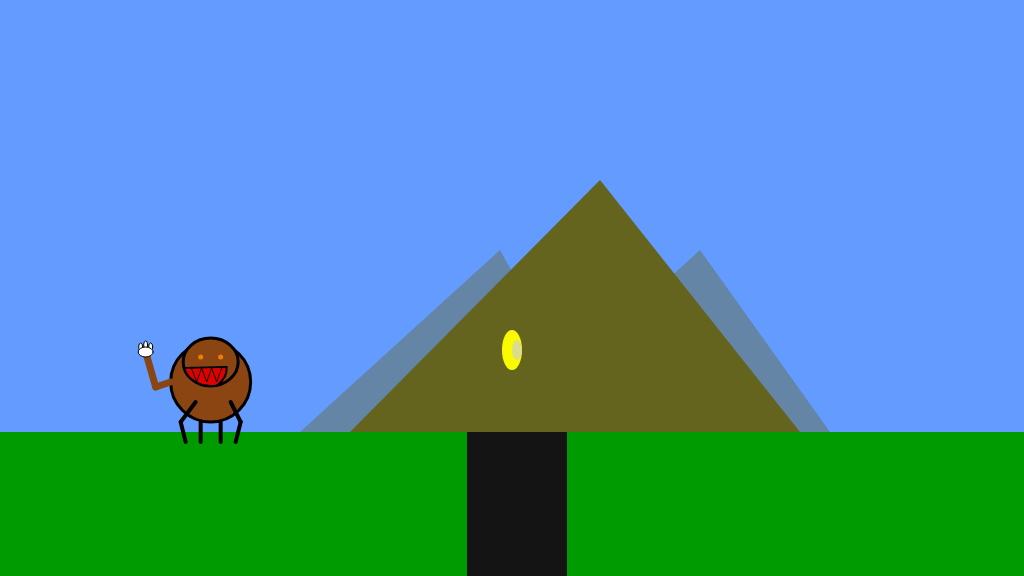
Frame 1 (no input)
Frame 60 (no input): identical to frame 1, image omitted
Frame 120 (the mouse pressed at the canvas centre since frame 60): identical to frame 1, image omitted

The p5.js sketch that drew this single still picture (run headless with seeded random() and noise() and a simulated clock; from frame 60 on, the mouse is pressed at the canvas centre):

// p5.js sketch
// ── sketch.js
/*
Author: Joshua Song
The Game Project
Week 3
Game interaction
*/

//Background
var floorPos_y;
var mountain;
var canyon;
//Collectable
var collectable;
//Character
var gameChar_x;
var gameChar_y;
var isLeft = false;
var isRight = false;
var isFalling = false;
var isPlummeting = false;
var isJumping = false;
var jumpHeight = 100;
var isFrozen = false;



function setup() {
	createCanvas(1024, 576);
	floorPos_y = height * 3 / 4;
	gameChar_x = width / 6;
	gameChar_y = floorPos_y;

	mountain = {
		x_pos: 500,
		y_pos: 250,
	}

	canyon = {
		x_pos: width / 2 - 45,
		y_pos: 432,
		width: 100
	}

	collectable = {
		x_pos: width / 2,
		y_pos: 350,
		size: 50,
		isFound: false
	}


}

function draw() {

	///////////DRAWING CODE//////////

	background(100, 155, 255); //fill the sky blue


	noStroke();
	fill(0, 155, 0);
	rect(0, floorPos_y, width, height - floorPos_y); //draw some green ground

	// a mountain in the distance
	noStroke();
	fill(100, 100, 30, 100);
	triangle(
		mountain.x_pos - 200, mountain.y_pos + 182,
		mountain.x_pos, mountain.y_pos,
		mountain.x_pos + 100, mountain.y_pos + 182);
	fill(100, 100, 30, 100);
	triangle(
		mountain.x_pos, mountain.y_pos + 182,
		mountain.x_pos + 200, mountain.y_pos,
		mountain.x_pos + 330, mountain.y_pos + 182);
	fill(100, 100, 30);
	triangle(
		mountain.x_pos - 150, mountain.y_pos + 182,
		mountain.x_pos + 100, mountain.y_pos - 70,
		mountain.x_pos + 300, mountain.y_pos + 182);


	//draw the canyon
	fill(20);
	rect(canyon.x_pos, canyon.y_pos, canyon.width, width - floorPos_y);

	//draw collectable item 
	if (dist(gameChar_x + 40, gameChar_y - 50, collectable.x_pos, collectable.y_pos) < 45) {
		collectable.isFound = true;
	}
	
	//Collectable coin
	if (!collectable.isFound) {
		noStroke();
		fill(250, 250, 0);
		ellipse(collectable.x_pos, collectable.y_pos, 20, 40);
		fill(220, 220, 140);
		ellipse(collectable.x_pos + 5, collectable.y_pos, 10, 20);
	}

	//the game character
	if (isLeft && isFalling) {
		// add your jumping-left code
		// body
		fill(139, 69, 19); // brown
		stroke(0);
		strokeWeight(3);
		ellipse(gameChar_x + 40, gameChar_y - 50, 80, 80); //body

		//arms and legs
		strokeWeight(4);
		line(gameChar_x + 50, gameChar_y - 40, gameChar_x + 60, gameChar_y);//left arm
		line(gameChar_x + 80, gameChar_y - 40, gameChar_x + 90, gameChar_y);//right arm
		line(gameChar_x + 24, gameChar_y - 40, gameChar_x + 32, gameChar_y);//right leg
		line(gameChar_x + 60, gameChar_y - 19, gameChar_x + 65, gameChar_y);//left leg  


		// face
		strokeWeight(3);
		ellipse(gameChar_x + 30, gameChar_y - 70, 55, 48); //head
		fill(225, 0, 0);
		strokeWeight(2);
		arc(gameChar_x + 6, gameChar_y - 63, 80, 50, radians(-2), radians(27))// mouth
		arc(gameChar_x + 30, gameChar_y - 70, 55, 48, radians(75), radians(167))// mouth
		noStroke();
		fill(139, 69, 19);
		triangle(gameChar_x + 30, gameChar_y - 71,
			gameChar_x + 4, gameChar_y - 64,
			gameChar_x + 33, gameChar_y - 64)
		stroke(0);
		strokeWeight(2);
		line(gameChar_x + 4, gameChar_y - 64,
			gameChar_x + 46, gameChar_y - 65);
		//teeth
		strokeWeight(1);
		fill(225, 0, 0);
		beginShape();
		vertex(gameChar_x + 11, gameChar_y - 63);
		vertex(gameChar_x + 16, gameChar_y - 50);
		vertex(gameChar_x + 21, gameChar_y - 64);
		vertex(gameChar_x + 26, gameChar_y - 50);
		vertex(gameChar_x + 31, gameChar_y - 64);
		vertex(gameChar_x + 36, gameChar_y - 50);
		vertex(gameChar_x + 41, gameChar_y - 64);
		endShape();
		//eyes
		stroke(240, 125, 0);
		strokeWeight(5);
		point(gameChar_x + 40, gameChar_y - 75);
		point(gameChar_x + 20, gameChar_y - 75);

		//tail magic hand
		noFill();
		stroke(139, 69, 19);
		strokeWeight(7);
		line(gameChar_x + 90, gameChar_y - 60,
			gameChar_x + 105, gameChar_y - 20);

		fill(255);
		stroke(0);
		strokeWeight(1);
		ellipse(gameChar_x + 105, gameChar_y - 13, 4, 8);
		ellipse(gameChar_x + 110, gameChar_y - 15, 4, 8);
		ellipse(gameChar_x + 100, gameChar_y - 15, 4, 8);
		ellipse(gameChar_x + 105, gameChar_y - 20, 15, 10);

	}
	else if (isRight && isFalling) {
		// add your jumping-right code
		fill(139, 69, 19); // brown
		stroke(0);
		strokeWeight(3);
		ellipse(gameChar_x + 50, gameChar_y - 60, 80, 80); //body

		//arms and legs
		strokeWeight(4);
		line(gameChar_x + 40, gameChar_y - 40, gameChar_x + 30, gameChar_y);//left arm
		line(gameChar_x + 70, gameChar_y - 40, gameChar_x + 60, gameChar_y);//right arm
		line(gameChar_x + 14, gameChar_y - 40, gameChar_x + 2, gameChar_y);//right leg
		line(gameChar_x + 50, gameChar_y - 19, gameChar_x + 45, gameChar_y);//left leg  


		// face
		strokeWeight(3);
		ellipse(gameChar_x + 65, gameChar_y - 70, 55, 48); //head
		fill(225, 0, 0);
		strokeWeight(2);
		arc(gameChar_x + 41, gameChar_y - 63, 80, 50, radians(-2), radians(27))// mouth
		arc(gameChar_x + 65, gameChar_y - 70, 55, 48, radians(75), radians(167))// mouth
		noStroke();
		fill(139, 69, 19);
		triangle(gameChar_x + 65, gameChar_y - 71,
			gameChar_x + 39, gameChar_y - 64,
			gameChar_x + 68, gameChar_y - 64)
		stroke(0);
		strokeWeight(2);
		line(gameChar_x + 39, gameChar_y - 64,
			gameChar_x + 81, gameChar_y - 65);
		//teeth
		strokeWeight(1);
		fill(225, 0, 0);
		beginShape();
		vertex(gameChar_x + 46, gameChar_y - 63);
		vertex(gameChar_x + 51, gameChar_y - 50);
		vertex(gameChar_x + 56, gameChar_y - 64);
		vertex(gameChar_x + 61, gameChar_y - 50);
		vertex(gameChar_x + 66, gameChar_y - 64);
		vertex(gameChar_x + 71, gameChar_y - 50);
		vertex(gameChar_x + 76, gameChar_y - 64);
		endShape();
		//eyes
		stroke(240, 125, 0);
		strokeWeight(5);
		point(gameChar_x + 75, gameChar_y - 75);
		point(gameChar_x + 55, gameChar_y - 75);

		//tail magic hand
		noFill();
		stroke(139, 69, 19);
		strokeWeight(7);
		line(gameChar_x + 10, gameChar_y - 60,
			gameChar_x - 5, gameChar_y - 20);

		fill(255);
		stroke(0);
		strokeWeight(1);
		ellipse(gameChar_x - 5, gameChar_y - 13, 4, 8);
		ellipse(gameChar_x, gameChar_y - 15, 4, 8);
		ellipse(gameChar_x - 10, gameChar_y - 15, 4, 8);
		ellipse(gameChar_x - 5, gameChar_y - 20, 15, 10);


	}
	else if (isLeft) {
		// add your walking left code
		fill(139, 69, 19); // brown
		stroke(0);
		strokeWeight(3);
		ellipse(gameChar_x + 40, gameChar_y - 50, 80, 80); //body

		//arms and legs
		strokeWeight(4);
		line(gameChar_x + 20, gameChar_y - 30, gameChar_x + 10, gameChar_y - 10);//right arm
		line(gameChar_x + 10, gameChar_y - 10, gameChar_x + 15, gameChar_y + 10);//right arm
		line(gameChar_x + 50, gameChar_y - 30, gameChar_x + 70, gameChar_y - 10);//left arm
		line(gameChar_x + 70, gameChar_y - 10, gameChar_x + 60, gameChar_y + 10);//left arm 
		line(gameChar_x + 75, gameChar_y - 30, gameChar_x + 94, gameChar_y - 15);//right leg
		line(gameChar_x + 94, gameChar_y - 15, gameChar_x + 85, gameChar_y + 10);//right leg
		line(gameChar_x + 30, gameChar_y - 10, gameChar_x + 35, gameChar_y + 10);//left leg 

		// face
		strokeWeight(3);
		ellipse(gameChar_x + 15, gameChar_y - 70, 55, 48); //head
		fill(225, 0, 0);
		strokeWeight(2);
		arc(gameChar_x - 9, gameChar_y - 63, 80, 50, radians(-2), radians(27))// mouth
		arc(gameChar_x + 15, gameChar_y - 70, 55, 48, radians(75), radians(167))// mouth
		noStroke();
		fill(139, 69, 19);
		triangle(gameChar_x + 15, gameChar_y - 71,
			gameChar_x - 11, gameChar_y - 64,
			gameChar_x + 18, gameChar_y - 64)
		stroke(0);
		strokeWeight(2);
		line(gameChar_x - 11, gameChar_y - 64,
			gameChar_x + 31, gameChar_y - 65);
		//teeth
		strokeWeight(1);
		fill(225, 0, 0);
		beginShape();
		vertex(gameChar_x - 4, gameChar_y - 63);
		vertex(gameChar_x + 1, gameChar_y - 50);
		vertex(gameChar_x + 6, gameChar_y - 64);
		vertex(gameChar_x + 11, gameChar_y - 50);
		vertex(gameChar_x + 16, gameChar_y - 64);
		vertex(gameChar_x + 21, gameChar_y - 50);
		vertex(gameChar_x + 26, gameChar_y - 64);
		endShape();
		//eyes
		stroke(240, 125, 0);
		strokeWeight(5);
		point(gameChar_x + 25, gameChar_y - 75);
		point(gameChar_x + 5, gameChar_y - 75);

		//tail magic hand
		noFill();
		stroke(139, 69, 19);
		strokeWeight(7);
		line(gameChar_x + 80, gameChar_y - 50,
			gameChar_x + 95, gameChar_y - 45);
		line(gameChar_x + 95, gameChar_y - 45,
			gameChar_x + 105, gameChar_y - 80);

		fill(255);
		stroke(0);
		strokeWeight(1);
		ellipse(gameChar_x + 105, gameChar_y - 87, 4, 8);
		ellipse(gameChar_x + 110, gameChar_y - 85, 4, 8);
		ellipse(gameChar_x + 100, gameChar_y - 85, 4, 8);
		ellipse(gameChar_x + 105, gameChar_y - 80, 15, 10);

	}
	else if (isRight) {
		// add your walking right code
		fill(139, 69, 19); // brown
		stroke(0);
		strokeWeight(3);
		ellipse(gameChar_x + 40, gameChar_y - 50, 80, 80); //body

		//arms and legs
		strokeWeight(4);
		line(gameChar_x + 30, gameChar_y - 30, gameChar_x + 10, gameChar_y - 10);//left arm
		line(gameChar_x + 10, gameChar_y - 10, gameChar_x + 15, gameChar_y + 10);//left arm
		line(gameChar_x + 60, gameChar_y - 30, gameChar_x + 70, gameChar_y - 10);//right arm
		line(gameChar_x + 70, gameChar_y - 10, gameChar_x + 65, gameChar_y + 10);//right arm 
		line(gameChar_x + 4, gameChar_y - 30, gameChar_x - 15, gameChar_y - 15);//left leg
		line(gameChar_x - 15, gameChar_y - 15, gameChar_x - 10, gameChar_y + 10);//right leg  
		line(gameChar_x + 50, gameChar_y - 10, gameChar_x + 45, gameChar_y + 10);//right leg 

		// face
		strokeWeight(3);
		ellipse(gameChar_x + 65, gameChar_y - 70, 55, 48); //head
		fill(225, 0, 0);
		strokeWeight(2);
		arc(gameChar_x + 41, gameChar_y - 63, 80, 50, radians(-2), radians(27))// mouth
		arc(gameChar_x + 65, gameChar_y - 70, 55, 48, radians(75), radians(167))// mouth
		noStroke();
		fill(139, 69, 19);
		triangle(gameChar_x + 65, gameChar_y - 71,
			gameChar_x + 39, gameChar_y - 64,
			gameChar_x + 68, gameChar_y - 64)
		stroke(0);
		strokeWeight(2);
		line(gameChar_x + 39, gameChar_y - 64,
			gameChar_x + 81, gameChar_y - 65);
		//teeth
		strokeWeight(1);
		fill(225, 0, 0);
		beginShape();
		vertex(gameChar_x + 46, gameChar_y - 63);
		vertex(gameChar_x + 51, gameChar_y - 50);
		vertex(gameChar_x + 56, gameChar_y - 64);
		vertex(gameChar_x + 61, gameChar_y - 50);
		vertex(gameChar_x + 66, gameChar_y - 64);
		vertex(gameChar_x + 71, gameChar_y - 50);
		vertex(gameChar_x + 76, gameChar_y - 64);
		endShape();
		//eyes
		stroke(240, 125, 0);
		strokeWeight(5);
		point(gameChar_x + 75, gameChar_y - 75);
		point(gameChar_x + 55, gameChar_y - 75);

		//tail magic hand
		noFill();
		stroke(139, 69, 19);
		strokeWeight(7);
		line(gameChar_x, gameChar_y - 50,
			gameChar_x - 15, gameChar_y - 45);
		line(gameChar_x - 15, gameChar_y - 45,
			gameChar_x - 25, gameChar_y - 80);

		fill(255);
		stroke(0);
		strokeWeight(1);
		ellipse(gameChar_x - 25, gameChar_y - 87, 4, 8);
		ellipse(gameChar_x - 20, gameChar_y - 85, 4, 8);
		ellipse(gameChar_x - 30, gameChar_y - 85, 4, 8);
		ellipse(gameChar_x - 25, gameChar_y - 80, 15, 10);

	}
	else if (isPlummeting || isFalling) {
		// add your jumping facing forwards code
		fill(139, 69, 19); // brown
		stroke(0);
		strokeWeight(3);
		ellipse(gameChar_x + 40, gameChar_y - 60, 80, 80); //body

		//arms and legs
		strokeWeight(4);
		line(gameChar_x + 20, gameChar_y - 30, gameChar_x + 20, gameChar_y - 10);//left arm
		line(gameChar_x + 60, gameChar_y - 30, gameChar_x + 60, gameChar_y - 10);//right arm
		line(gameChar_x + 50, gameChar_y - 20, gameChar_x + 50, gameChar_y + 5);//left leg 
		line(gameChar_x + 30, gameChar_y - 20, gameChar_x + 30, gameChar_y + 5);//right leg 

		strokeWeight(3);
		ellipse(gameChar_x + 40, gameChar_y - 70, 55, 48); //head
		fill(225, 0, 0);
		strokeWeight(2);
		arc(gameChar_x + 16, gameChar_y - 63, 80, 50, radians(-2), radians(27))// mouth
		arc(gameChar_x + 40, gameChar_y - 70, 55, 48, radians(75), radians(167))// mouth
		noStroke();
		fill(139, 69, 19);
		triangle(gameChar_x + 40, gameChar_y - 71,
			gameChar_x + 14, gameChar_y - 64,
			gameChar_x + 43, gameChar_y - 64)
		stroke(0);
		strokeWeight(2);
		line(gameChar_x + 14, gameChar_y - 64,
			gameChar_x + 56, gameChar_y - 65);
		//teeth
		strokeWeight(1);
		fill(225, 0, 0);
		beginShape();
		vertex(gameChar_x + 21, gameChar_y - 63);
		vertex(gameChar_x + 26, gameChar_y - 50);
		vertex(gameChar_x + 31, gameChar_y - 64);
		vertex(gameChar_x + 36, gameChar_y - 50);
		vertex(gameChar_x + 41, gameChar_y - 64);
		vertex(gameChar_x + 46, gameChar_y - 50);
		vertex(gameChar_x + 51, gameChar_y - 64);
		endShape();
		//eyes
		stroke(240, 125, 0);
		strokeWeight(5);
		point(gameChar_x + 50, gameChar_y - 75);
		point(gameChar_x + 30, gameChar_y - 75);
		//tail magic hand
		noFill();
		stroke(139, 69, 19);
		strokeWeight(7);
		line(gameChar_x, gameChar_y - 60,
			gameChar_x - 5, gameChar_y - 20);

		fill(255);
		stroke(0);
		strokeWeight(1);
		ellipse(gameChar_x - 5, gameChar_y - 13, 4, 8);
		ellipse(gameChar_x, gameChar_y - 15, 4, 8);
		ellipse(gameChar_x - 10, gameChar_y - 15, 4, 8);
		ellipse(gameChar_x - 5, gameChar_y - 20, 15, 10);


	}
	else {
		// add your standing front facing code
		// body
		fill(139, 69, 19); // brown
		stroke(0);
		strokeWeight(3);
		ellipse(gameChar_x + 40, gameChar_y - 50, 80, 80); //body

		//arms and legs
		strokeWeight(4);
		line(gameChar_x + 25, gameChar_y - 30, gameChar_x + 10, gameChar_y - 10);//left arm
		line(gameChar_x + 10, gameChar_y - 10, gameChar_x + 15, gameChar_y + 10);//left arm
		line(gameChar_x + 60, gameChar_y - 30, gameChar_x + 70, gameChar_y - 10);//right arm
		line(gameChar_x + 70, gameChar_y - 10, gameChar_x + 65, gameChar_y + 10);//right arm 
		line(gameChar_x + 50, gameChar_y - 10, gameChar_x + 50, gameChar_y + 10);//right leg 
		line(gameChar_x + 30, gameChar_y - 10, gameChar_x + 30, gameChar_y + 10);//right leg 

		// face
		strokeWeight(3);
		ellipse(gameChar_x + 40, gameChar_y - 70, 55, 48); //head
		fill(225, 0, 0);
		strokeWeight(2);
		arc(gameChar_x + 16, gameChar_y - 63, 80, 50, radians(-2), radians(27))// mouth
		arc(gameChar_x + 40, gameChar_y - 70, 55, 48, radians(75), radians(167))// mouth
		noStroke();
		fill(139, 69, 19);
		triangle(gameChar_x + 40, gameChar_y - 71,
			gameChar_x + 14, gameChar_y - 64,
			gameChar_x + 43, gameChar_y - 64)
		stroke(0);
		strokeWeight(2);
		line(gameChar_x + 14, gameChar_y - 64,
			gameChar_x + 56, gameChar_y - 65);
		//teeth
		strokeWeight(1);
		fill(225, 0, 0);
		beginShape();
		vertex(gameChar_x + 21, gameChar_y - 63);
		vertex(gameChar_x + 26, gameChar_y - 50);
		vertex(gameChar_x + 31, gameChar_y - 64);
		vertex(gameChar_x + 36, gameChar_y - 50);
		vertex(gameChar_x + 41, gameChar_y - 64);
		vertex(gameChar_x + 46, gameChar_y - 50);
		vertex(gameChar_x + 51, gameChar_y - 64);
		endShape();
		//eyes
		stroke(240, 125, 0);
		strokeWeight(5);
		point(gameChar_x + 50, gameChar_y - 75);
		point(gameChar_x + 30, gameChar_y - 75);

		//tail magic hand
		noFill();
		stroke(139, 69, 19);
		strokeWeight(7);
		line(gameChar_x, gameChar_y - 50,
			gameChar_x - 15, gameChar_y - 45);
		line(gameChar_x - 15, gameChar_y - 45,
			gameChar_x - 25, gameChar_y - 80);
		fill(255);
		stroke(0);
		strokeWeight(1);
		ellipse(gameChar_x - 25, gameChar_y - 87, 4, 8);
		ellipse(gameChar_x - 20, gameChar_y - 85, 4, 8);
		ellipse(gameChar_x - 30, gameChar_y - 85, 4, 8);
		ellipse(gameChar_x - 25, gameChar_y - 80, 15, 10);
	}

	///////////INTERACTION CODE//////////
	//Put conditional statements to move the game character below here
	if (isLeft == true && isFrozen == false) {
		gameChar_x -= 5;
	} else if (isRight == true && isFrozen == false) {
		gameChar_x += 5;
	} else if (isJumping == true && isFrozen == false) {
		gameChar_y -= jumpHeight;
	}

	//add gravity
	if (gameChar_y < floorPos_y) {
		isFalling = true
		gameChar_y += 4;
	} else if(gameChar_y == floorPos_y){
		isPlummeting = false;
		isFalling = false;
	} else{
		isPlummeting = false;
		isFalling = true;
		isFrozen = true;
	}

	if (gameChar_y < (floorPos_y - jumpHeight)) {
		isJumping = false;
	}

	//falling into the canyon
	if(gameChar_x + 30 > canyon.x_pos && gameChar_x + 60 < canyon.x_pos + canyon.width){
		if(isPlummeting == false){
			gameChar_y += 4;
		}
	}
}


function keyPressed() {
	// if statements to control the animation of the character when
	// keys are pressed.

	//open up the console to see how these work
	console.log("keyPressed: " + key);
	console.log("keyPressed: " + keyCode);

	if (keyCode == 37) {
		console.log("left arrow");
		isLeft = true;
	} else if (keyCode == 39) {
		console.log("right arrow");
		isRight = true;
	} else if ((keyCode == 38 || keyCode == 32) && isFalling == false) {
		console.log("up arrow");
		isJumping = true;
	} else if (isFalling == true) {
		console.log("double jumps is prevented")
	}

}

function keyReleased() {
	// if statements to control the animation of the character when
	// keys are released.

	console.log("keyReleased: " + key);
	console.log("keyReleased: " + keyCode);

	if (keyCode == 37) {
		isLeft = false;
		console.log("isLeft is " + isLeft);
	} else if (keyCode == 39) {
		isRight = false;
		console.log("isRight is " + isRight);
	} else if (keyCode == 38 || keyCode == 32) {
		isJumping = false;
		isPlummeting = false;
		console.log("isJumping is " + isJumping);
		console.log("isPlummeting is " + isPlummeting);
	}
}
